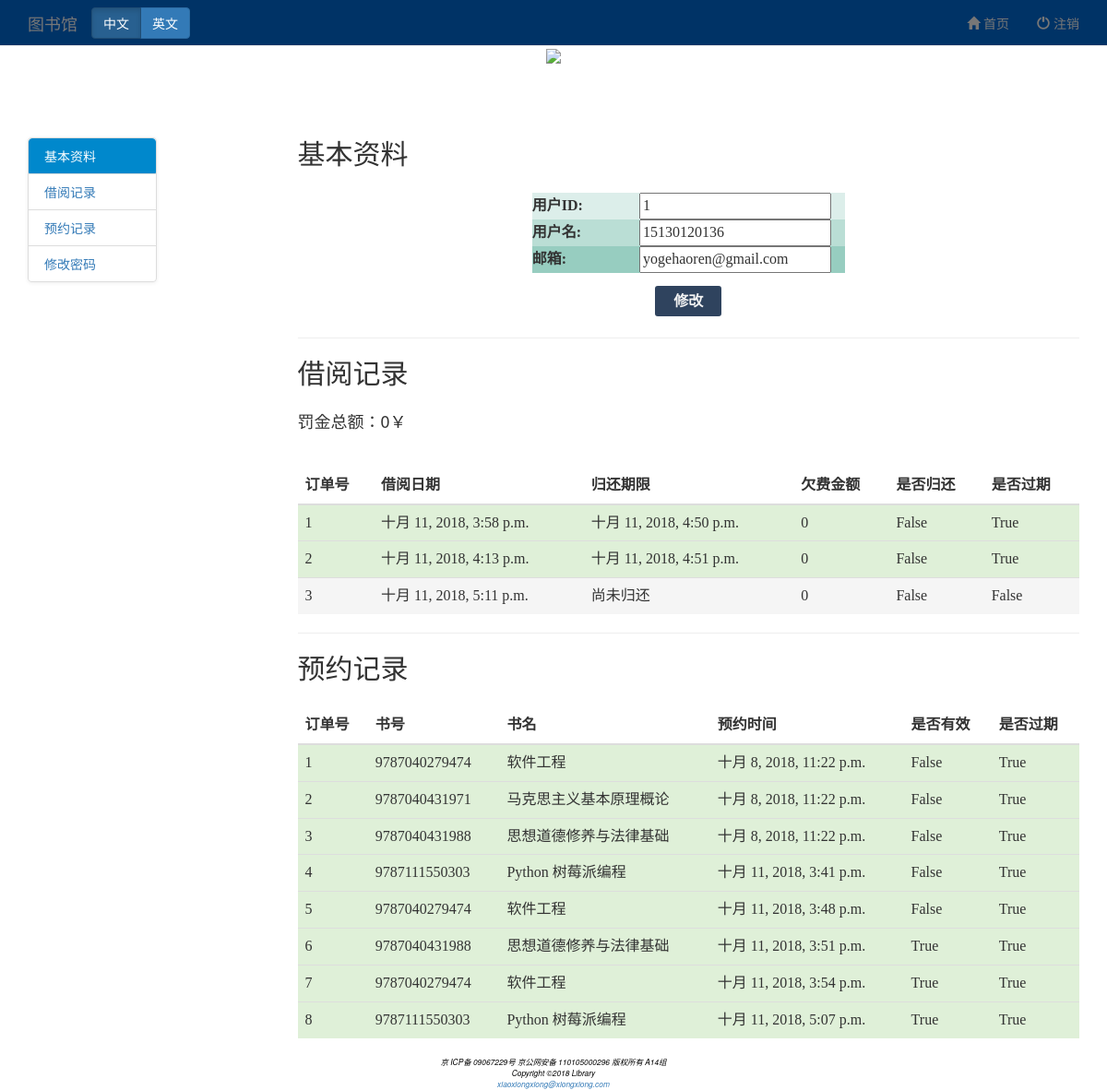
Page /user_message/ (signed in) on the earlier database version.
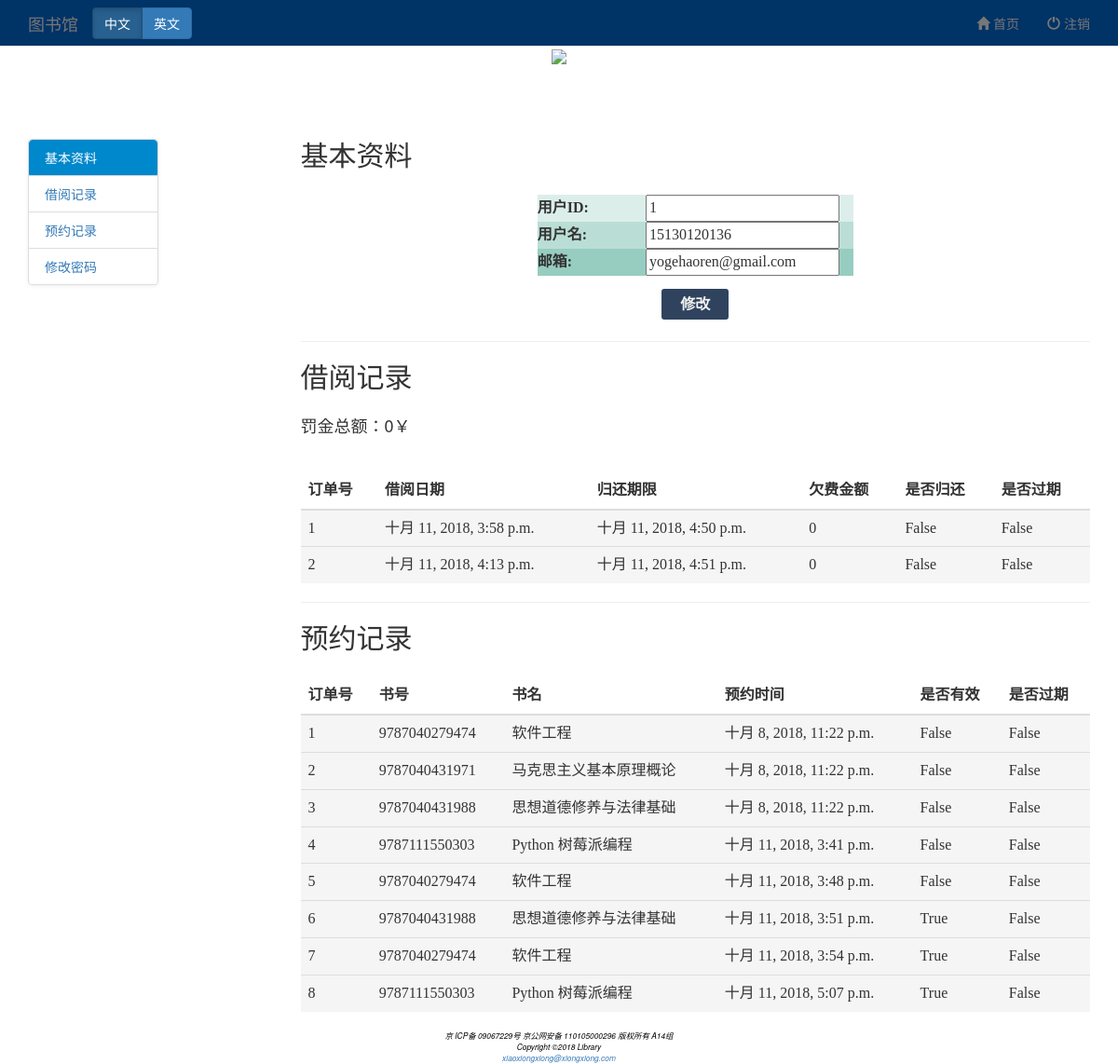
Same page on the later database version.
### librarian/models.py (models this page shows, shortened)
class BorrowOrder(models.Model):
    order_id = models.IntegerField(auto_created=True, primary_key=True)
    user = models.ForeignKey(User, related_name="borrow_order_user")
    book = models.ForeignKey(AllBook, related_name="borrow_order_book")
    borrow_time = models.DateTimeField(null=False)
    debt = models.IntegerField(default=0)
    return_time = models.DateTimeField(null=True)
    is_return = models.BooleanField(null=False)
    expire = models.BooleanField(default=False)
    last_count_time = models.DateTimeField(null=True)

class ReserveOrder(models.Model):
    order_id = models.IntegerField(primary_key=True)
    user = models.ForeignKey(User, related_name="reserve_order_user")
    book = models.ForeignKey(AllBook, related_name="reserve_order_book")
    isbn = models.ForeignKey(Book, related_name="reserve_order_isbn")
    borrow_time = models.DateTimeField(null=False)
    successful = models.BooleanField(null=False)
    expire = models.BooleanField(default=False)

class AllBook(models.Model):
    book_id = models.IntegerField(auto_created=True, primary_key=True)
    is_available = models.BooleanField(null=False, default=True)
    isbn = models.ForeignKey(Book, related_name="all_book_isbn")

class Book(models.Model):
    author = models.CharField(max_length=50)
    isbn = models.IntegerField(primary_key=True)
    total_num = models.IntegerField(null=False)
    available_num = models.IntegerField(null=False)
    book_name = models.CharField(max_length=100, null=False)
    type = models.CharField(max_length=20, null=False)
    place = models.CharField(max_length=50, null=False)
    image_url = models.CharField(max_length=100, default='None')
    price = models.CharField(max_length=100, default='100')

### reader/views.py (the view)
# urls.py: url(r'^user_message/$', reader_views.user_message, name="user_message"),
def user_message(request):
    username = request.session.get('username', "None")
    if username == "None":
        return HttpResponseRedirect(reverse("login"))
    try:
        user = User.objects.get(user_name=username)
        if user:
            borrow_order_list = BorrowOrder.objects.filter(user_id=user.user_id)
            reserve_order_list = ReserveOrder.objects.filter(user_id=user.user_id, )
            return render(request, 'user_message.html', {'user_id': user.user_id,
                                                         'user_email': user.email,
                                                         'user_name': user.user_name,
                                                         'reserve_order_list': reserve_order_list,
                                                         'borrow_order_list': borrow_order_list
                                                         }
                          )
        else:
            return HttpResponseRedirect(reverse("login"))
    except:
        return HttpResponseRedirect(reverse("login"))

### reader/templates/user_message.html (shortened to what the changed rows need)
<!DOCTYPE html>
<html>
<head>
{% load i18n %}
    <link rel="stylesheet" href="https://cdn.staticfile.org/twitter-bootstrap/3.3.7/css/bootstrap.min.css">
</head>
<body data-spy="scroll" data-target="#myScrollspy">
	<br>
	<br>
	<br>
<div class="container">
    <div class="row">
        <div class="col-xs-9 ">
            <h2 id="section-1" style="display:block; height:50px; width:350px">{% trans '基本资料' %}</h2>
	<form id="profile" class="setting-profile-form" method="POST" action=" ">
	 <table align="center"   width="40%" id="tab" >
		<tr class="t1"> <th width="30%" align="right">{% trans '用户ID' %}:</th> <td class="line30" align="center"><input align="center" type="text" value="{{ user_id  }}" name="user_id" placeholder="用户id" readonly />
        <tr class="t2"> <th width="25%" align="right">{% trans '用户名' %}:</th> <td class="line30" align="center"><input  align="center" type="text" value="{{ user_name }}" name="user_name" placeholder="用户名" readonly />
		<tr class="t3"><th width="25%" align="right">{% trans '邮箱' %}:</th> <td class="line30" align="center"><input    type="email" name="email" value="{{ user_email }}" placeholder="邮箱" readonly />
		</table>
    </form>
            <h2 id="section-2" style="display:block; height:50px; width:400px">{% trans  '借阅记录' %}</h2>
<table align="center" id="tab" width="300px"  class="table table-striped">
	<thead>
		<tr >
			<th align="center">{% trans '订单号' %}</th>
			<th align="center">{% trans '借阅日期' %}</th>
			<th align="center">{% trans '归还期限' %}</th>
			<th align="center">{% trans '欠费金额' %}</th>
			<th align="center">{%  trans '是否归还' %}</th>
            <th align="center">{%  trans '是否过期' %}</th>
		</tr>
	</thead>
	<tbody >
    {% for borrow_order in borrow_order_list %}
        {% if borrow_order.expire %}
        <tr class="success">
        {% else %}
        <tr class="active">
        {% endif %}
        <td >{{ borrow_order.order_id }}</td>
        <td >{{ borrow_order.borrow_time }}</td>
        {% if borrow_order.return_time == None %}
            <td>{% trans '尚未归还' %}</td>
        {% else %}
            <td>{{ borrow_order.return_time }}</td>
        {% endif %}
        <td >{{ borrow_order.debt }}</td>
        <td >{{ borrow_order.is_return }}</td>
        <td >{{ borrow_order.expire }}</td>
    {% endfor %}
	</tbody>
</table>
            <h2 id="section-3" style="display:block; height:50px; width:400px">{% trans '预约记录' %}</h2>
<table align="center" id="tab" width="300px"  class="table table-striped">
	<thead>
		<tr >
            <th align="center">{% trans '订单号' %}</th>
            <th align="center">{% trans '书号' %}</th>
            <th align="center">{% trans '书名' %}</th>
			<th align="center">{% trans '预约时间' %}</th>
			<th align="center">{% trans '是否有效' %}</th>
			<th align="center">{% trans '是否过期' %}</th>
		</tr>
	</thead>
	<tbody >
    {% for reserve_order in reserve_order_list %}
        {% if reserve_order.expire %}
        <tr class="success">
        {% else %}
        <tr class="active">
        {% endif %}
            <td>{{ reserve_order.order_id }}</td>
            <td>{{ reserve_order.book.isbn.isbn }}</td>
			<td >{{ reserve_order.book.isbn.book_name }}</td>
			<td>{{ reserve_order.borrow_time }}</td>
            <td>{{ reserve_order.successful }}</td>
            <td>{{ reserve_order.expire }}</td>
		</tr>
    {% endfor %}
	</tbody>
</table>
        </div>
    </div>
</div>
</body>
</html>

Differences in the rows shown:
removed BorrowOrder: order_id "3", borrow_time "十月 11, 2018, 5:11 p.m.", debt "0", is_return "False", expire "False"
changed BorrowOrder "十月 11, 2018, 3:58 p.m.": expire "True" → "False"
changed BorrowOrder "十月 11, 2018, 4:13 p.m.": expire "True" → "False"
changed ReserveOrder id 1: expire "True" → "False"
changed ReserveOrder "马克思主义基本原理概论": expire "True" → "False"
changed ReserveOrder id 3: expire "True" → "False"
changed ReserveOrder "十月 11, 2018, 3:41 p.m.": expire "True" → "False"
changed ReserveOrder "十月 11, 2018, 3:48 p.m.": expire "True" → "False"
changed ReserveOrder "十月 11, 2018, 3:51 p.m.": expire "True" → "False"
changed ReserveOrder "十月 11, 2018, 3:54 p.m.": expire "True" → "False"
changed ReserveOrder "十月 11, 2018, 5:07 p.m.": expire "True" → "False"
